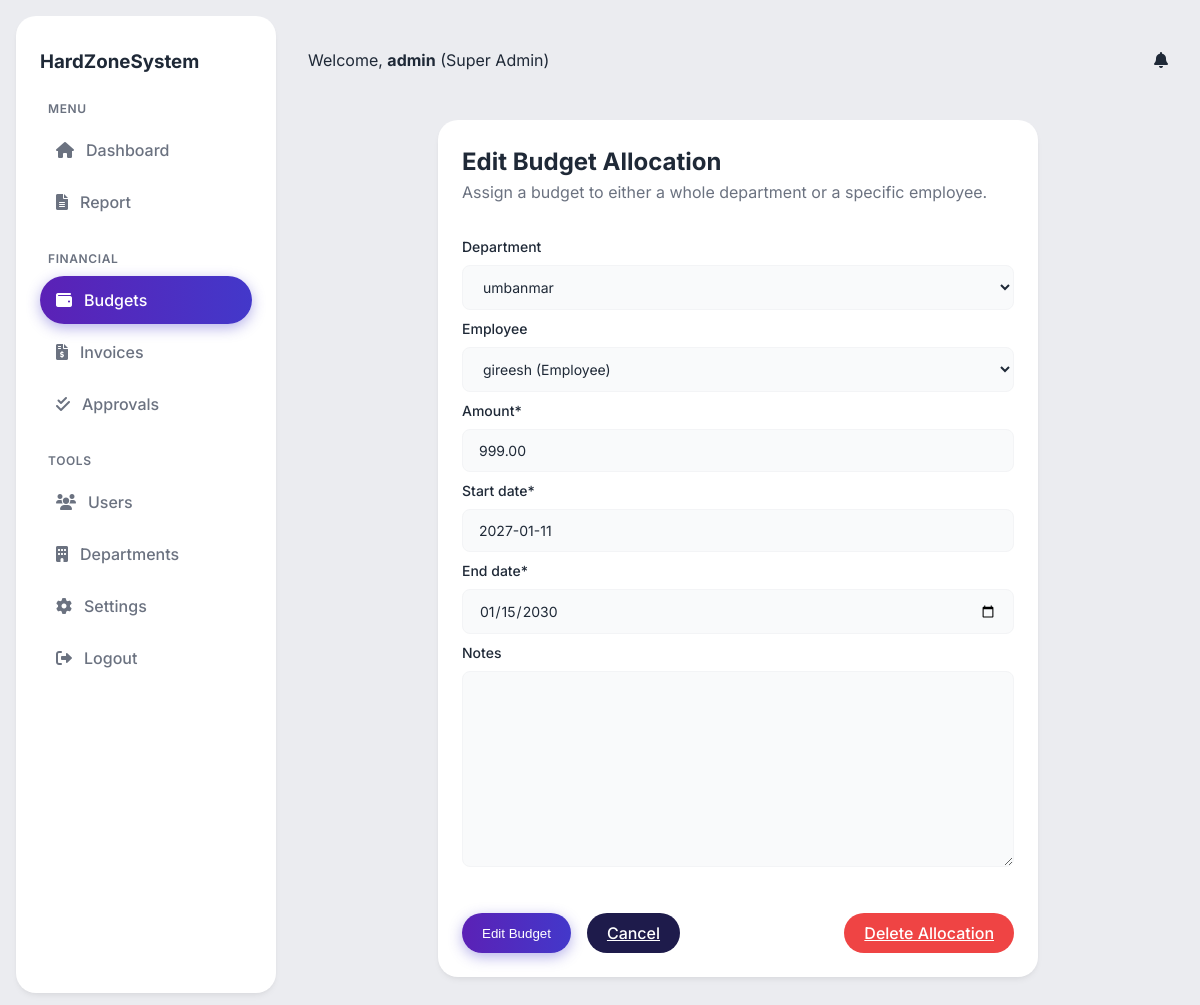
The page /budgets/edit/3/ (signed in) on the database its author committed.
### users/models.py (models this page shows)
class CustomUser(AbstractUser):
    ROLE_CHOICES = (
        ('ADMIN', 'Super Admin'),
        ('MANAGER', 'Manager'),
        ('EMPLOYEE', 'Employee'),
    )
    role = models.CharField(max_length=20, choices=ROLE_CHOICES, default='EMPLOYEE')
    department = models.ForeignKey('budgets.Department', on_delete=models.SET_NULL, null=True, blank=True, related_name='members')
    manager = models.ForeignKey('self', on_delete=models.SET_NULL, null=True, blank=True, related_name='subordinates')
    status = models.BooleanField(default=True) # True for Active, False for Inactive
    def __str__(self):
        return f"{self.username} ({self.get_role_display()})"

### budgets/models.py (models this page shows, shortened)
class BudgetAllocation(models.Model):
    department = models.ForeignKey(Department, on_delete=models.CASCADE, related_name='allocations', null=True, blank=True)
    employee = models.ForeignKey('users.CustomUser', on_delete=models.CASCADE, related_name='my_allocations', null=True, blank=True)
    amount = models.DecimalField(max_digits=12, decimal_places=2)
    start_date = models.DateField()
    end_date = models.DateField()
    notes = models.TextField(blank=True)

### budgets/views.py (the view)
# urls.py: path('edit/<int:pk>/', views.budget_edit, name='budget_edit'),
@admin_required
def budget_edit(request, pk):
    allocation = get_object_or_404(BudgetAllocation, pk=pk)
    if request.method == 'POST':
        form = BudgetAllocationForm(request.POST, instance=allocation)
        if form.is_valid():
            form.save()
            messages.success(request, "Budget allocation updated successfully.")
            return redirect('budget_list')
    else:
        form = BudgetAllocationForm(instance=allocation)
    return render(request, 'budgets/budget_form.html', {'form': form, 'action': 'Edit', 'allocation': allocation})

### budgets/views.py
class BudgetAllocationForm(forms.ModelForm):
    class Meta:
        model = BudgetAllocation
        fields = ['department', 'employee', 'amount', 'start_date', 'end_date', 'notes']
        widgets = {
            'end_date': forms.DateInput(attrs={'type': 'date'}),
        }

### budgets/models.py (called while the page is built)
    def __str__(self):
        return self.name

### budgets/views.py (called while the page is built)
def admin_required(function):
    return user_passes_test(lambda u: u.is_authenticated and u.role == 'ADMIN')(function)

### templates/budgets/budget_form.html (shortened to what this page needs)
{% extends 'base.html' %}
{% load crispy_forms_tags %}
{% block content %}
<div class="card" style="max-width: 600px; margin: 0 auto;">
    <h2>{{ action }} Budget Allocation</h2>
    <p style="color: var(--text-muted); margin-bottom: 2rem;">Assign a budget to either a whole department or a specific employee.</p>
    <form method="post">
        {{ form|crispy }}
        <div style="margin-top: 2rem; display: flex; gap: 1rem; justify-content: space-between;">
            <div style="display: flex; gap: 1rem;">
                <button type="submit" class="btn btn-primary">{{ action }} Budget</button>
                <a href="{% url 'budget_list' %}" class="btn" style="background: var(--secondary-color); color: white;">Cancel</a>
            </div>
            {% if action == 'Edit' %}
            <a href="{% url 'budget_delete' allocation.id %}" class="btn" style="background: var(--danger); color: white;">Delete Allocation</a>
            {% endif %}
        </div>
    </form>
</div>
{% endblock %}

### templates/base.html (shortened to what this page needs)
<!DOCTYPE html>
<html lang="en">
<head>
    {% load static %}
    <link rel="stylesheet" href="{% static 'css/style.css' %}">
    <link rel="stylesheet" href="https://cdnjs.cloudflare.com/ajax/libs/font-awesome/6.0.0/css/all.min.css">
</head>
<body>
    <div class="dashboard-container">
        {% if user.is_authenticated %}
        <aside class="sidebar">
            <h3>HardZoneSystem</h3>
            <ul class="nav-links">
                <li><span class="menu-group">Menu</span></li>
                <li><a href="{% url 'dashboard' %}"
                        class="{% if request.resolver_match.url_name == 'dashboard' %}active{% endif %}">
                        <i class="fas fa-home"></i> <span>Dashboard</span></a></li>
                <li><a href="{% url 'export_report_excel' %}"><i class="fas fa-file-alt"></i> <span>Report</span></a></li>
                <li><span class="menu-group">Financial</span></li>
                <li><a href="{% url 'budget_list' %}" class="{% if 'budgets' in request.path %}active{% endif %}">
                        <i class="fas fa-wallet"></i> <span>Budgets</span></a></li>
                <li><a href="{% url 'expense_list' %}" class="{% if 'expenses' in request.path %}active{% endif %}">
                        <i class="fas fa-file-invoice-dollar"></i> <span>Invoices</span></a></li>
                {% if user.role != 'EMPLOYEE' %}
                <li><a href="{% url 'approval_list' %}" class="{% if 'approvals' in request.path %}active{% endif %}">
                        <i class="fas fa-check-double"></i> <span>Approvals</span></a></li>
                {% endif %}
                <li><span class="menu-group">Tools</span></li>
                {% if user.role == 'ADMIN' %}
                <li><a href="{% url 'user_list' %}" class="{% if 'users' in request.path %}active{% endif %}">
                        <i class="fas fa-users"></i> <span>Users</span></a></li>
                <li><a href="{% url 'department_list' %}"
                        class="{% if 'departments' in request.path %}active{% endif %}">
                        <i class="fas fa-building"></i> <span>Departments</span></a></li>
                <li><a href="{% url 'company_settings' %}" class="{% if 'settings' in request.path %}active{% endif %}">
                        <i class="fas fa-cog"></i> <span>Settings</span></a></li>
                {% endif %}
                <li><a href="{% url 'logout' %}"><i class="fas fa-sign-out-alt"></i> <span>Logout</span></a></li>
            </ul>
        </aside>
        {% endif %}
        <main class="main-content">
            {% if user.is_authenticated %}
            <header class="top-nav">
                <div class="user-info">
                    Welcome, <strong>{{ user.username }}</strong> ({{ user.get_role_display }})
                </div>
                <div class="notifications">
                    <i class="fas fa-bell"></i>
                </div>
            </header>
            {% endif %}
            {% block content %}
            {% endblock %}
        </main>
    </div>
</body>
</html>

### static/css/style.css (style rules this page uses)
:root { --primary-color: #4338ca; --primary-hover: #3730a3; --secondary-color: #1e1b4b; --bg-main: #ebecf0; --bg-card: #ffffff; --bg-sidebar: #ffffff; --text-main: #1f2937; --text-muted: #6b7280; --border-color: #f3f4f6; --success: #10b981; --success-bg: #d1fae5; --danger: #ef4444; --danger-bg: #fee2e2; --warning: #f59e0b; }
* { margin: 0; padding: 0; box-sizing: border-box; }
body { font-family: 'Inter', sans-serif; background-color: var(--bg-main); color: var(--text-main); line-height: 1.5; }
.dashboard-container { display: flex; min-height: 100vh; }
.sidebar { width: 260px; background-color: var(--bg-sidebar); color: var(--text-main); padding: 2rem 1.5rem; margin: 1rem 0 1rem 1rem; border-radius: 20px; transition: all 0.3s; box-shadow: 0 4px 6px -1px rgba(0, 0, 0, 0.05), 0 2px 4px -1px rgba(0, 0, 0, 0.03); }
.nav-links { list-style: none; }
.nav-links li { margin-bottom: 0.25rem; }
.nav-links li span.menu-group { display: block; font-size: 0.75rem; text-transform: uppercase; color: var(--text-muted); margin: 1.5rem 0 0.5rem 0.5rem; letter-spacing: 0.05em; font-weight: 600; }
.nav-links a { color: var(--text-muted); text-decoration: none; padding: 0.75rem 1rem; display: flex; align-items: center; gap: 0.75rem; border-radius: 9999px; transition: all 0.2s; font-weight: 500; }
.nav-links a.active { background: linear-gradient(90deg, #5b21b6 0%, #4338ca 100%); color: white; box-shadow: 0 4px 14px 0 rgba(67, 56, 202, 0.39); }
.main-content { flex: 1; padding: 2rem; }
.top-nav { display: flex; justify-content: space-between; align-items: center; margin-bottom: 2rem; background: transparent; padding: 1rem 0; }
.card { background: var(--bg-card); border-radius: 20px; padding: 1.5rem; box-shadow: 0 4px 6px -1px rgba(0, 0, 0, 0.05), 0 2px 4px -1px rgba(0, 0, 0, 0.03); margin-bottom: 1.5rem; border: none; }
.btn { padding: 0.5rem 1.25rem; border-radius: 9999px; font-weight: 500; cursor: pointer; border: none; transition: all 0.2s; }
.btn-primary { background: linear-gradient(90deg, #5b21b6 0%, #4338ca 100%); color: white; box-shadow: 0 4px 14px 0 rgba(67, 56, 202, 0.39); }
input[type="text"], input[type="password"], input[type="email"], input[type="number"], input[type="date"], select, textarea { width: 100%; padding: 0.75rem 1rem; border: 1px solid var(--border-color); border-radius: 0.5rem; background-color: #f9fafb; color: var(--text-main); font-size: 0.875rem; transition: all 0.2s; outline: none; font-family: inherit; margin-bottom: 0.5rem; }
label { display: block; margin-bottom: 0.5rem; font-weight: 500; color: var(--text-main); font-size: 0.875rem; }

### rows shown on the page
CustomUser: username "admin", role "Super Admin"
BudgetAllocation: department "umbanmar", employee "gireesh (Employee)", amount "999.00", start_date "2027-01-11", end_date "01/15/2030"

### other values the page prints
{{ action }} "Edit"
